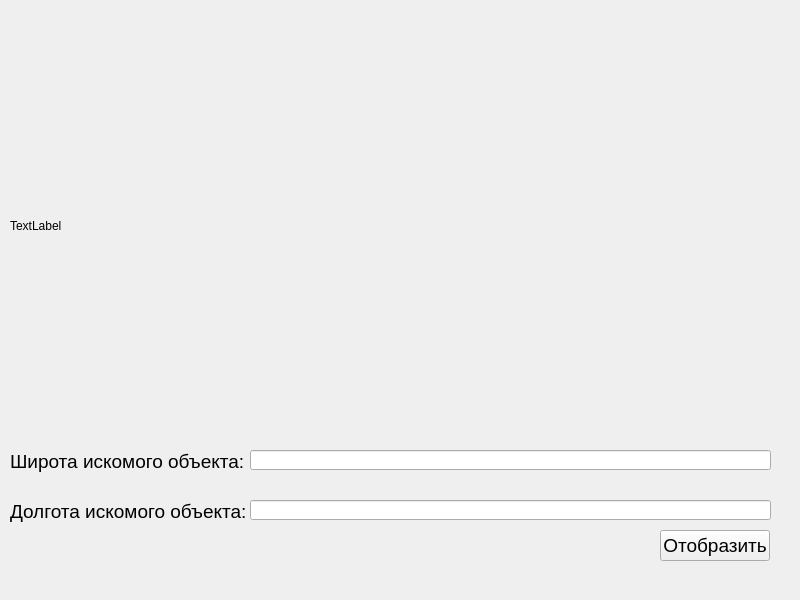
<?xml version="1.0" encoding="UTF-8"?>
<ui version="4.0">
 <class>MainWindow</class>
 <widget class="QMainWindow" name="MainWindow">
  <property name="geometry">
   <rect>
    <x>0</x>
    <y>0</y>
    <width>800</width>
    <height>600</height>
   </rect>
  </property>
  <property name="windowTitle">
   <string>MainWindow</string>
  </property>
  <widget class="QWidget" name="centralwidget">
   <widget class="QLabel" name="map">
    <property name="geometry">
     <rect>
      <x>10</x>
      <y>10</y>
      <width>761</width>
      <height>431</height>
     </rect>
    </property>
    <property name="text">
     <string>TextLabel</string>
    </property>
   </widget>
   <widget class="QLabel" name="label">
    <property name="geometry">
     <rect>
      <x>10</x>
      <y>450</y>
      <width>236</width>
      <height>23</height>
     </rect>
    </property>
    <property name="font">
     <font>
      <pointsize>14</pointsize>
     </font>
    </property>
    <property name="text">
     <string>Широта искомого объекта:</string>
    </property>
   </widget>
   <widget class="QLabel" name="label_2">
    <property name="geometry">
     <rect>
      <x>10</x>
      <y>500</y>
      <width>236</width>
      <height>23</height>
     </rect>
    </property>
    <property name="font">
     <font>
      <pointsize>14</pointsize>
     </font>
    </property>
    <property name="text">
     <string>Долгота искомого объекта:</string>
    </property>
   </widget>
   <widget class="QLineEdit" name="latitude_input">
    <property name="geometry">
     <rect>
      <x>250</x>
      <y>450</y>
      <width>521</width>
      <height>20</height>
     </rect>
    </property>
   </widget>
   <widget class="QLineEdit" name="longtitude_input">
    <property name="geometry">
     <rect>
      <x>250</x>
      <y>500</y>
      <width>521</width>
      <height>20</height>
     </rect>
    </property>
   </widget>
   <widget class="QPushButton" name="show_map">
    <property name="geometry">
     <rect>
      <x>660</x>
      <y>530</y>
      <width>110</width>
      <height>31</height>
     </rect>
    </property>
    <property name="font">
     <font>
      <pointsize>14</pointsize>
     </font>
    </property>
    <property name="text">
     <string>Отобразить</string>
    </property>
   </widget>
  </widget>
  <widget class="QMenuBar" name="menubar">
   <property name="geometry">
    <rect>
     <x>0</x>
     <y>0</y>
     <width>800</width>
     <height>21</height>
    </rect>
   </property>
  </widget>
 </widget>
 <resources/>
 <connections/>
</ui>
